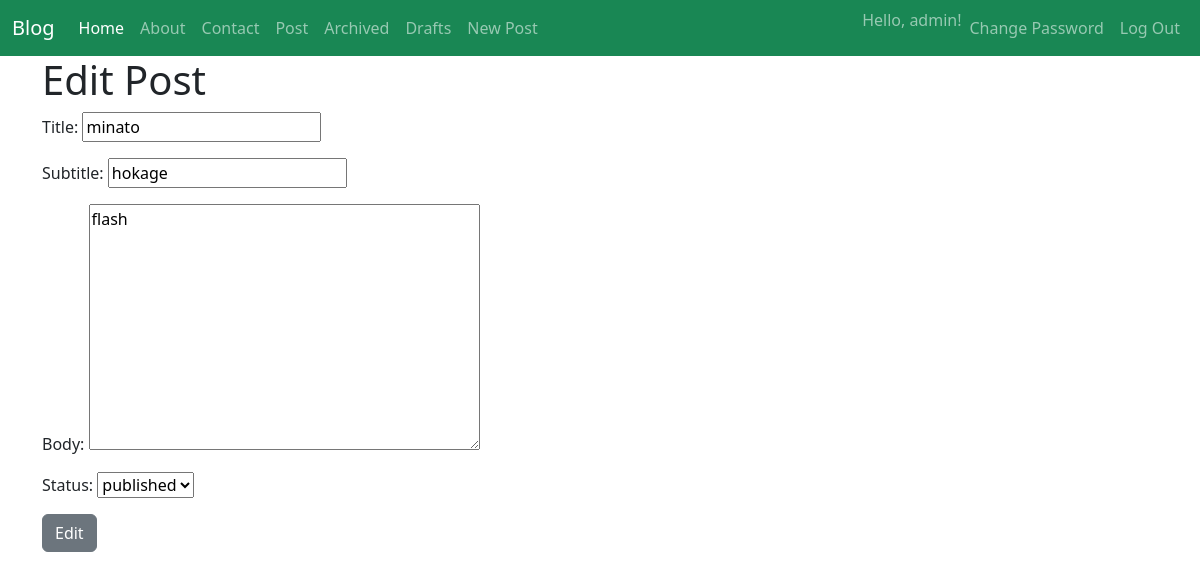
The page /posts/edit/3/ (signed in) on the database its author committed.
### posts/models.py (models this page shows, shortened)
class post(models.Model): #OOP (Object Oriented Programing)
    title = models.CharField(max_length=128)
    subtitle = models.CharField(max_length=256)
    body = models.TextField()
    created_on = models.DateTimeField(auto_now_add=True)
    author = models.ForeignKey(
        get_user_model(),
        on_delete=models.CASCADE
    ) #User Model
    status = models.ForeignKey(
        Status,
        on_delete=models.DO_NOTHING
    )

### posts/views.py (the view)
# urls.py: path("edit/<int:pk>/", PostUpdateView.as_view(), name="post_edit"),
class PostUpdateView(LoginRequiredMixin, UserPassesTestMixin, UpdateView):
    template_name = "posts/edit.html"
    model = post
    fields = ["title", "subtitle", "body", "status"]
    def test_func(self):
        post = self.get_object()
        if self.request.user.is_authenticated:
            if self.request.user == post.author:
                return True
            else:
                return False
        else:
            return False

### posts/models.py (called while the page is built)
    def __str__(self):
        return f"{self.name}"

### templates/posts/edit.html (shortened to what this page needs)
{% extends 'base.html' %}
{% block content %}
    <h1>Edit Post</h1>
    <form method="post">
        {{ form.as_p }}
        <input type="submit" value="Edit" class="btn btn-secondary">
    </form>
{% endblock %}

### templates/navbar.html (shortened to what this page needs)
<nav class="navbar navbar-expand-lg bg-success" data-bs-theme="dark">
    <div class="container-fluid">
        <a class="navbar-brand" href="{% url 'home' %}">Blog</a>
        <div class="collapse navbar-collapse" id="navbarSupportedContent">
            <ul class="navbar-nav me-auto mb-2 mb-lg-0">
                <li class="nav-item">
                    <a class="nav-link active" aria-current="page" href="{% url 'home' %}">Home</a>
                </li>
                <li class="nav-item">
                    <a class="nav-link" href="{% url 'about' %}">About</a>
                </li>
                <li class="nav-item">
                    <a class="nav-link" href="{% url 'contact' %}">Contact</a>
                </li>
                <li class="nav-item">
                    <a class="nav-link" href="{% url 'post_list' %}">Post</a>
                </li>
                {% if user.is_authenticated %}
                <li class="nav-item">
                    <a class="nav-link" href="{% url 'post_archive_list' %}">Archived</a>
                </li>
                <li class="nav-item">
                    <a class="nav-link" href="{% url 'post_draft_list' %}">Drafts</a>
                </li>
                <li class="nav-item">
                    <a class="nav-link" href="{% url 'post_new' %}">New Post</a>
                </li>
                {% endif %}
            </ul>
            <div class="d-flex">
                <ul class="navbar-nav me-auto mb-2 mb-lg-0">
                    {% if user.is_authenticated %}
                    <li>
                        <span class="navbar-text">Hello, {{ user.username }}!</span>
                    </li>
                    <li class="nav-item">
                        <a class="nav-link" href="{% url 'password_change' %}">Change Password</a>
                    </li>
                    <li class="nav-item">
                        <form action="{% url 'logout' %}" method="post">
                            <input type="submit" value="Log Out" class="nav-link">
                        </form>
                    </li>
                    {% endif %}
                </ul>
            </div>
        </div>
    </div>
</nav>

### rows shown on the page
post: title "minato", subtitle "hokage", body "flash", status "published"

### other values the page prints
{{ user.username }} "admin"
